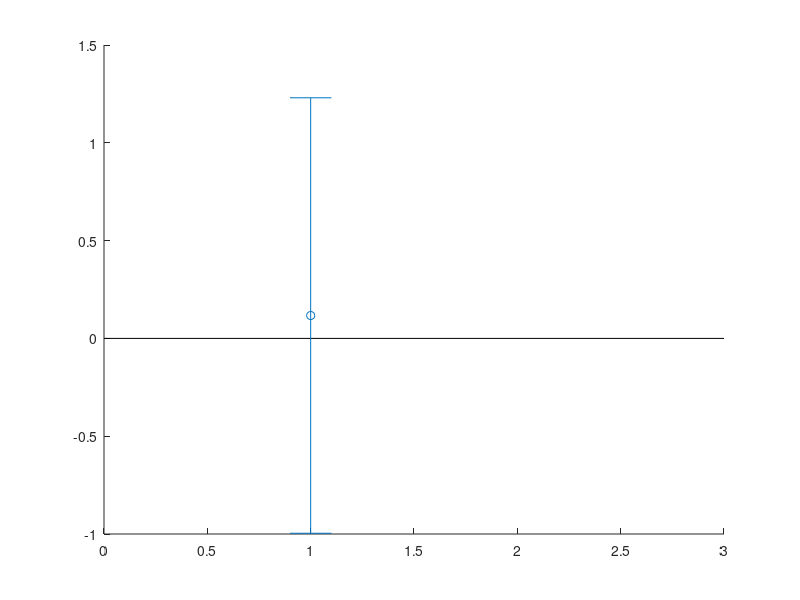

This figure's MATLAB source: (Note: this script raises an error after producing the figure.)
function spaghetti_plot(varargin)
  %
  % Plots distributions side by side. The spaghetti plot can be used to plot
  % paired data.
  %
  % USAGE::
  %
  % spaghetti_plot(data, ...
  %               'spaghetti', true, ...
  %               'fontSize', 12, ...
  %               'xTickLabel', 1:2, ...
  %               'xLabel', 'x label', ...
  %               'yLabel', 'y label', ...
  %               'yMin', [], ...
  %               'yMax', [], ...
  %               'title', 'TITLE', ...
  %               'markerSize', 5, ...
  %               'color', [0 0 255]);
  %
  %
  % :param data: Data to plot. If number of colums <= 2 the mean of each column
  %              will be plotted.
  % :type data: n X m numeric data
  %
  % :param spaghetti: To use spaghetti plot or just a side by side scatter plot.
  %                   If ``false``, it requires ``shadedErrorBar`` from Matlab
  %                   Exhange.
  % :type spaghetti: logical
  %
  % :param fontSize: Default to 12
  % :type fontSize: numeric
  %
  % :param xTickLabel: Default to ``[1 2]``
  % :type xTickLabel:
  %
  % :param xLabel: defaults to ``'x label'``
  % :type xLabel: char
  %
  % :param yLabel: defaults to ``'y label'``
  % :type yLabel: char
  %
  % :param yMin: defaults to ``[]`` and will be adapted to the data
  % :type yMin: scalar
  %
  % :param yMax: defaults to ``[]`` and will be adapted to the data
  % :type yMax: scalar
  %
  % :param title: defaults to ``'TITLE'``
  % :type title: char
  %
  % :param markerSize: Default to 5
  % :type markerSize: numeric
  %
  % :param color: Defaults to ``'b'``
  % :type color:
  %
  %
  % (C) Copyright 2022 Remi Gau

  args = inputParser;
  args.CaseSensitive = false;

  addOptional(args, 'data', [], @isnumeric);
  addParameter(args, 'spaghetti', true, @islogical);
  addParameter(args, 'fontSize', 12, @isnumeric);
  addParameter(args, 'xTickLabel', 1:2);
  addParameter(args, 'xLabel', 'x label', @ischar);
  addParameter(args, 'yLabel', 'y label', @ischar);
  addParameter(args, 'yMin', [], @isnumeric);
  addParameter(args, 'yMax', [], @isnumeric);
  addParameter(args, 'title', 'TITLE', @ischar);
  addParameter(args, 'markerSize', 5, @isnumeric);
  addParameter(args, 'color', [0 0 255]);
  addParameter(args, 'dispersion_estimator', 'std', @ischar);

  parse(args, varargin{:});

  data = args.Results.data;
  spaghetti = args.Results.spaghetti;
  fontSize = args.Results.fontSize;
  markerSize = args.Results.markerSize;
  dispersion_estimator = args.Results.dispersion_estimator;

  % dummy data for standalone testing
  if isempty(data)

    close all;

    figure;

    data = randn(30, 1);
    data(:, 2) = data + randn * 0.4 + randn(30, 1) * 0.4;

  end

  % any line with a nan is skipped;
  rows_to_keep = all(~isnan(data), 2);
  data = data(rows_to_keep, :);
  if isempty(data)
    error('no data left after cleaning');
  end

  %%
  nb_cols = size(data, 2);

  yMin = get_yMin(args, data);
  yMax = get_yMax(args, data);
  range = yMax - yMin;

  x_values_for_data = 1:nb_cols;
  xMin = 0.6;
  xMax = nb_cols + 0.4;

  if nb_cols <= 2
    x_values_for_mean = [1, 2];
    x_values_for_data = [1.3, 1.7];
    xMin = x_values_for_mean(1) - 0.2;
    xMax = x_values_for_mean(nb_cols) + 0.2;
  end

  if nb_cols == 1
    spaghetti = false;
    xMax = 1.6;
  end

  %%
  hold on;

  plot([0 nb_cols + 1], [0 0], 'k');

  for i_col = 1:nb_cols

    to_plot = data(:, i_col);

    color_to_use = get_color(args, i_col);

    if ~spaghetti
      h = plotSpread(to_plot, 'distributionIdx', ones(1, numel(to_plot)), ...
                     'distributionMarkers', {'o'}, ...
                     'distributionColors', color_to_use, ...
                     'xValues', x_values_for_data(i_col), ...
                     'showMM', 0, ...
                     'binWidth', range * 0.2, ...
                     'spreadWidth', 0.5);

      set(h{1}, ...
          'markerSize', markerSize, ...
          'MarkerEdgeColor', 'k', ...
          'MarkerFaceColor', color_to_use, ...
          'LineWidth', 2);

    end

    % plot means
    if nb_cols <= 2

      dispersion = std(to_plot, 'omitnan');
      switch dispersion_estimator
        case 'sem'
          dispersion = dispersion / (sum(~isnan(to_plot)))^0.5;
        case 'ci'
          ci = spm_invNcdf(1 - 0.05);
          dispersion = ci * dispersion / (sum(~isnan(to_plot)))^0.5;
      end

      errorbar(x_values_for_mean(i_col), ...
               mean(to_plot, 'omitnan'), ...
               dispersion, ...
               'o', ...
               'color', color_to_use, ...
               'linewidth', 2, ...
               'markerSize', markerSize * 1.5, ...
               'MarkerEdgeColor', 'k', ...
               'MarkerFaceColor', color_to_use);

    end

  end

  set_sphagetti_lines(spaghetti, color_to_use, x_values_for_data, data, markerSize);

  axis([xMin, xMax,  yMin, yMax]);

  abs_max = round(max(abs([yMin yMax])) * 100);
  yTickLabel = round(-2 * abs_max:abs_max / 6:abs_max * 2) / 100;

  xTickLabel = get_xTickLabel(args);

  set(gca, ...
      'fontSize', fontSize, ...
      'ytick', yTickLabel, 'yTickLabel', yTickLabel, ...
      'xtick', 1:nb_cols, 'xTickLabel', xTickLabel, ...
      'tickLength', [.02 .02], ...
      'tickDir', 'out');

  t = xlabel(args.Results.xLabel);
  set(t, 'fontSize', fontSize + 2);
  t = ylabel(args.Results.yLabel);
  set(t, 'fontSize', fontSize + 2);

  if ~isempty(args.Results.title)
    n = size(data, 1);
    t = title(sprintf('%s (n=%i)', ...
                      args.Results.title, ...
                      n));
    set(t, 'fontSize', fontSize + 4);
  end

end

function color = get_color(args, i_col)
  color = args.Results.color;
  if isnumeric(color)
    color = color / 255;
    return
  end

  if iscell(color)
    for i = 1:numel(color)
      color{i} = color{i} / 255;
    end
    color = color{i_col};
    return
  end

  error('color must be numeric or cell');
end

function yMin = get_yMin(args, data)
  yMin = args.Results.yMin;
  if isempty(yMin)
    yMin = min(data(:)) * 1.2;
  end
  if yMin > 0
    yMin = 0;
  end
end

function yMax = get_yMax(args, data)
  yMax = args.Results.yMax;
  if isempty(yMax)
    yMax = max(data(:)) * 1.2;
  end
  if yMax  < 0
    yMax = 0;
  end
end

function set_sphagetti_lines(spaghetti, color, x_values_for_data, data, markerSize)
  if spaghetti
    lineColor = color * 1.3;
    lineColor(lineColor > 1) = 1;
    h = plot(x_values_for_data, data, 'o-');
    for i = 1:numel(h)
      set(h(i), ...
          'color', lineColor, ...
          'linewidth', 1, ...
          'MarkerSize', markerSize, ...
          'MarkerEdgeColor', 'k', ...
          'MarkerFaceColor', color);
    end
  end
end

function xTickLabel = get_xTickLabel(args)
  xTickLabel = args.Results.xTickLabel;
  if isnumeric(xTickLabel)
    xTickLabel = num2cell(xTickLabel);
    xTickLabel = cellfun(@(x) num2str(x), xTickLabel, 'UniformOutput', false);
  end
  xTickLabel = strrep(xTickLabel, '_', ' ');
end
